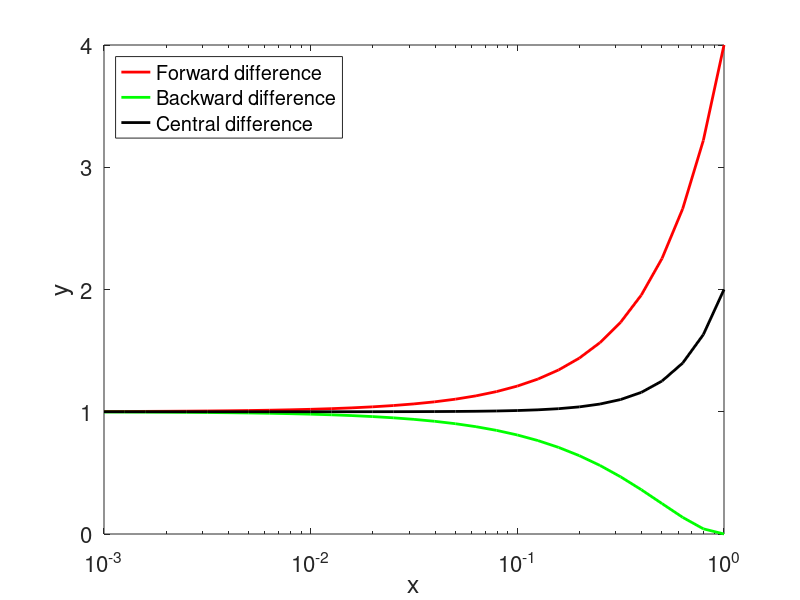

Reproduce this figure in MATLAB.
x0 = 1;
dx = 10.^[-3:.1:0];
for k=1:length(dx)
    %forward difference scheme 
    dudx_f(k) = ((x0 + dx(k))^3-(x0+dx(k))^2-x0^3+x0^2)/dx(k);
    %backward difference scheme 
    dudx_b(k) = (x0^3-x0^2-(x0-dx(k))^3+(x0-dx(k))^2)/dx(k);
    %central difference scheme 
    dudx_c(k) = ((x0+dx(k))^3-(x0+dx(k))^2 ...
        -(x0-dx(k))^3+(x0-dx(k))^2)/(2*dx(k));
end

%%plot results 

figure(1);
semilogx(dx,dudx_f,'red','LineWidth',2)
hold on
semilogx(dx,dudx_b,'green','LineWidth',2)
semilogx(dx,dudx_c,'black','LineWidth',2)
set(gca,'fontsize',16)
xlabel('x','FontSize',18)
ylabel('y','FontSize',18)
legend('Forward difference','Backward difference','Central difference','location','northwest');

